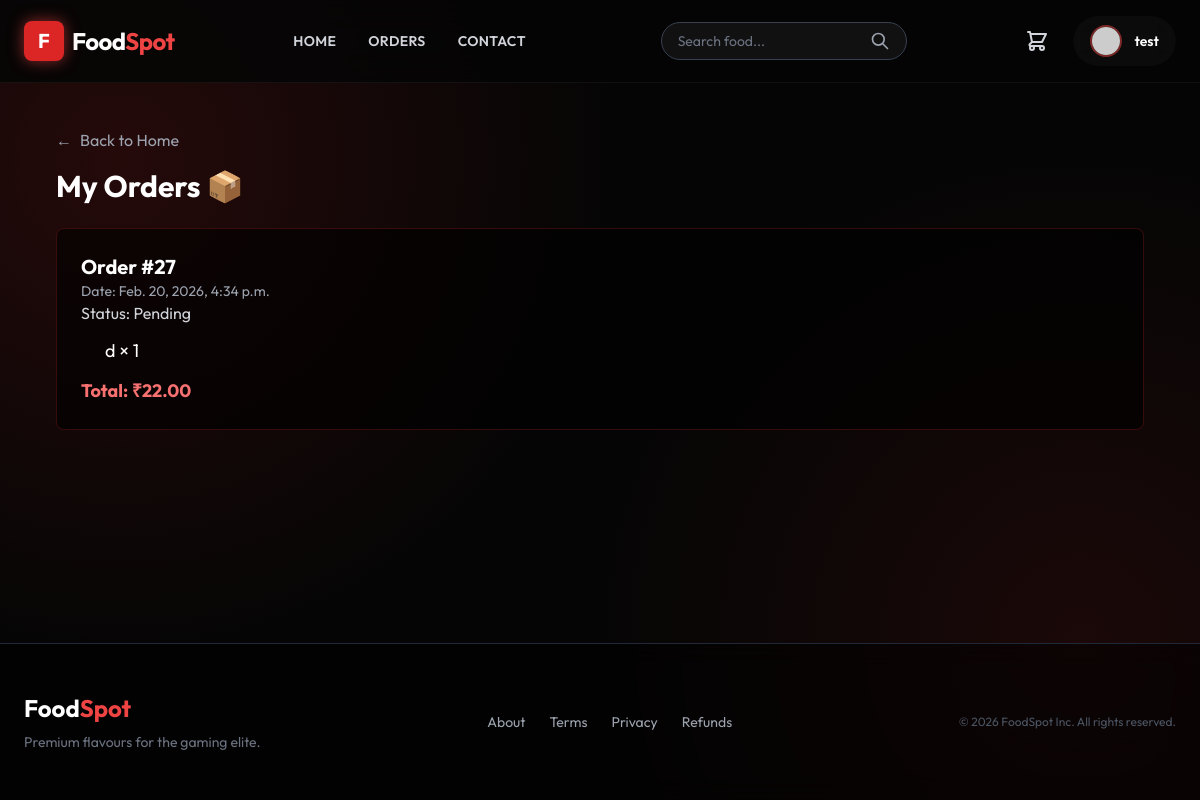
Page /my-orders/ (signed in) on the earlier database version.
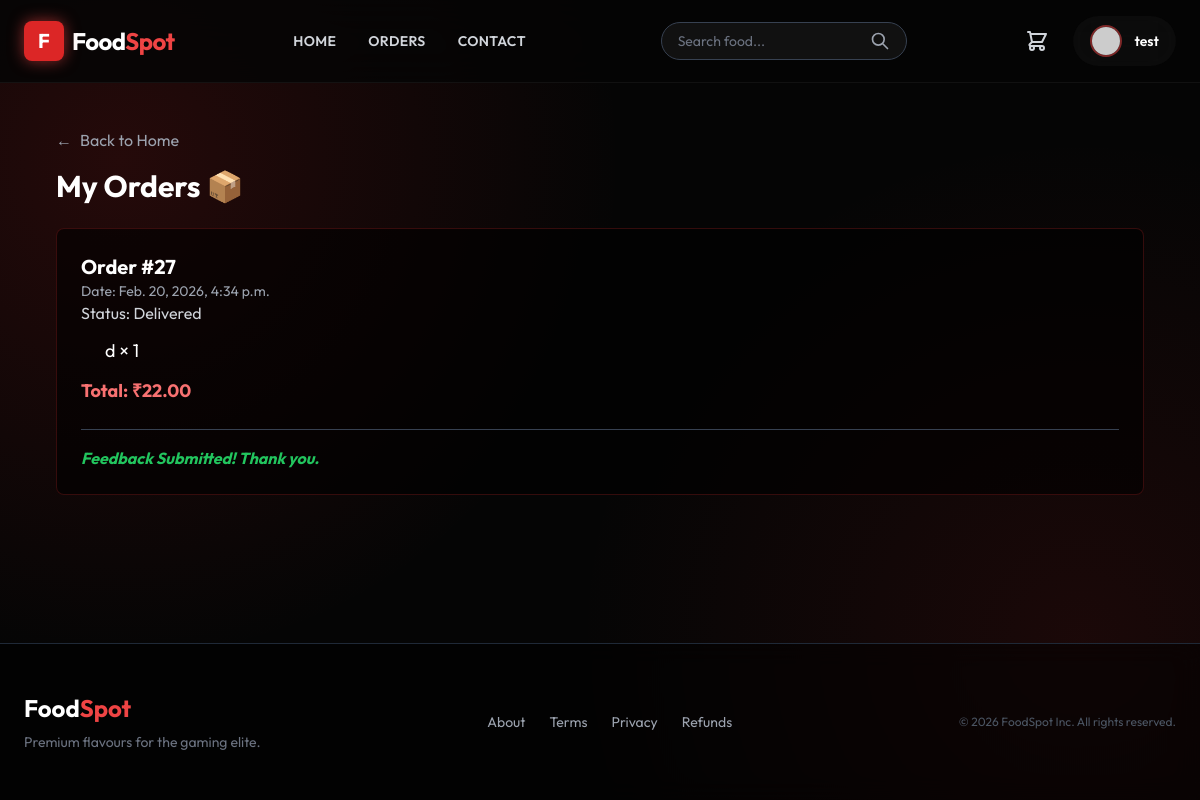
Same page on the later database version.
### menu/models.py (models this page shows, shortened)
class Order(models.Model):
    orderitem = models.ForeignKey(Product, on_delete=models.CASCADE)
    customer = models.ForeignKey(User, on_delete=models.CASCADE)
    qty = models.IntegerField(default=1) # Kept this to avoid breaking Buy logic
    date_order = models.DateTimeField(auto_now_add=True)
    STATUS_CHOICES = (
        ('Pending', 'Pending'),
        ('Out for Delivery', 'Out for Delivery'),
        ('Delivered', 'Delivered'),
        ('Cancelled', 'Cancelled'),
    )
    order_sts = models.CharField(max_length=20, choices=STATUS_CHOICES, default='Pending')
    address = models.TextField(null=True, blank=True)
    price = models.DecimalField(max_digits=10, decimal_places=2, null=True)
    razorpay_order_id = models.CharField(max_length=200, null=True, blank=True)
    razorpay_payment_id = models.CharField(max_length=200, null=True, blank=True)
    razorpay_signature = models.CharField(max_length=200, null=True, blank=True)
    tracking_no = models.CharField(max_length=150, null=True, blank=True)

class Product(models.Model):
    category = models.ForeignKey(Category, on_delete=models.CASCADE)
    name = models.CharField(max_length=150, null=False, blank=False)
    product_image = models.ImageField(upload_to='images', null=True, blank=True)
    quantity = models.IntegerField(null=False, blank=False, default=0)
    original_price = models.DecimalField(max_digits=10, decimal_places=2, null=False)
    selling_price = models.DecimalField(max_digits=10, decimal_places=2, null=False)
    description = models.TextField(max_length=300, null=False)
    is_veg = models.BooleanField(default=False)

### menu/views.py (the view)
# urls.py: path("my-orders/", UserOrdersView.as_view(), name="my_orders"),
@method_decorator(signin_required, name="dispatch")
@method_decorator(never_cache, name="dispatch")
class UserOrdersView(View):
    def get(self, request):
        orders = Order.objects.filter(customer=request.user).order_by("-date_order")
        form = ReviewForm()
        return render(request, "menu/orders.html", {"orders": orders, "form": form})

### menu/forms.py
class ReviewForm(forms.ModelForm):
    class Meta:
        model = Review
        fields = ['rating', 'comment']
        widgets = {
            'rating': forms.NumberInput(attrs={
                "class": "w-full p-3 mb-4 bg-gray-800 text-white rounded outline-none focus:ring-2 focus:ring-red-500",
                "min": "1", "max": "5"
            }),
            'comment': forms.Textarea(attrs={
                "class": "w-full p-3 mb-4 bg-gray-800 text-white rounded outline-none h-24 focus:ring-2 focus:ring-red-500",
                "placeholder": "Enter your feedback"
            }),
        }

### menu/views.py (called while the page is built)
def signin_required(fn):
    def wrapper(request, *args, **kwargs):
        if not request.user.is_authenticated:
            return redirect("login")
        return fn(request, *args, **kwargs)
    return wrapper

### menu/templates/menu/orders.html (shortened to what this page needs)
{% extends 'menu/base.html' %}
{% block content %}
<div class="px-6 py-8">
    <div class="mb-4">
        <a href="{% url 'home' %}" class="text-gray-400 hover:text-white transition flex items-center gap-2 w-fit">
            <span>&larr;</span> Back to Home
        </a>
    </div>
    <h2 class="text-3xl font-bold mb-6">My Orders 📦</h2>
    {% if orders %}
    <div class="space-y-6">
        {% for order in orders %}
        <div class="bg-black/60 p-6 border border-red-900/40 rounded-lg">
            <h3 class="text-xl font-bold">Order #{{ order.id }}</h3>
            <p class="text-gray-400 text-sm">Date: {{ order.date_order }}</p>
            <p class="text-gray-300">Status: {{ order.order_sts }}</p>
            <div class="mt-3 mb-3 ml-6">
                {% if order.orderitem %}
                <p class="text-lg">{{ order.orderitem.name }} × {{ order.qty }}</p>
                {% else %}
                <p class="text-gray-500">Item unavailable</p>
                {% endif %}
            </div>
            <p class="text-red-400 text-lg font-bold">
                Total: ₹{{ order.price }}
            </p>
            {% if order.order_sts|lower == 'delivered' %}
            <div class="mt-6 border-t border-gray-700 pt-4">
                {% if order.review_set.exists %}
                <p class="text-green-500 font-bold italic">Feedback Submitted! Thank you.</p>
                {% endif %}
            </div>
            {% endif %}
        </div>
        {% endfor %}
    </div>
    {% else %}
    <p class="text-gray-400">No orders yet.</p>
    {% endif %}
</div>
{% endblock %}

### menu/templates/menu/base.html (shortened to what this page needs)
{% load static %}
<!DOCTYPE html>
<html lang="en">
<head>
    <script src="https://cdn.tailwindcss.com"></script>
</head>
<body class="flex flex-col min-h-screen">
    <nav class="glass-nav fixed w-full z-50 transition-all duration-300">
        <div class="max-w-7xl mx-auto px-6 py-4 flex justify-between items-center">
            <a href="{% url 'home' %}" class="flex items-center gap-2 group">
                <div
                    class="w-10 h-10 bg-red-600 rounded-lg flex items-center justify-center transform group-hover:rotate-12 transition duration-300 shadow-[0_0_15px_rgba(239,68,68,0.6)]">
                    <span class="text-white font-bold text-xl">F</span>
                </div>
                <span class="text-2xl font-bold tracking-tight group-hover:text-red-500 transition">Food<span
                        class="text-red-500">Spot</span></span>
            </a>
            {% if user.is_authenticated %}
            <div class="hidden md:flex items-center space-x-8 text-sm font-semibold uppercase tracking-wide">
                <a href="{% url 'home' %}" class="relative group text-gray-300 hover:text-white transition">
                    Home
                </a>
                <a href="{% url 'my_orders' %}" class="relative group text-gray-300 hover:text-white transition">
                    Orders
                </a>
                <a href="{% url 'contact_us' %}" class="relative group text-gray-300 hover:text-white transition">
                    Contact
                </a>
            </div>
            {% endif %}
            {% block search_bar %}
            <form action="{% url 'search' %}" method="GET"
                class="hidden md:flex items-center bg-white/5 border border-gray-700 rounded-full px-4 py-2 ml-4 focus-within:border-red-500/50 focus-within:bg-white/10 transition">
                <input type="text" name="q" placeholder="Search food..."
                    class="bg-transparent border-none text-sm text-white placeholder-gray-500 focus:outline-none w-48">
                <button type="submit" class="text-gray-400 hover:text-white transition">
                    <svg xmlns="http://www.w3.org/2000/svg" class="h-5 w-5" fill="none" viewBox="0 0 24 24"
                        stroke="currentColor">
                        <path stroke-linecap="round" stroke-linejoin="round" stroke-width="2"
                            d="M21 21l-6-6m2-5a7 7 0 11-14 0 7 7 0 0114 0z" />
                    </svg>
                </button>
            </form>
            {% endblock %}
            <div class="flex items-center space-x-6">
                {% if user.is_authenticated %}
                <a href="{% url 'cart' %}" class="relative group text-gray-300 hover:text-white transition">
                </a>
                {% endif %}
                {% if user.is_authenticated %}
                <a href="{% url 'profile' %}"
                    class="flex items-center gap-3 glass px-4 py-2 rounded-full hover:bg-white/10 transition border-transparent hover:border-red-500/30 group">
                    <div
                        class="w-8 h-8 rounded-full overflow-hidden border-2 border-red-500/50 group-hover:border-red-500 transition">
                        {% if user.profile.profile_pic %}
                        <img src="{{ user.profile.profile_pic.url }}" class="w-full h-full object-cover">
                        {% else %}
                        <img src="https://ui-avatars.com/api/?name={{ user.username }}&background=1f2937&color=fff"
                            class="w-full h-full object-cover">
                        {% endif %}
                    </div>
                    <span class="hidden md:block font-semibold text-sm">{{ user.username }}</span>
                </a>
                {% else %}
                <a href="{% url 'login' %}"
                    class="bg-red-600 hover:bg-red-700 text-white text-sm font-bold px-6 py-2.5 rounded-full shadow-[0_4px_14px_0_rgba(220,38,38,0.39)] hover:shadow-[0_6px_20px_rgba(220,38,38,0.23)] hover:-translate-y-0.5 transition ease-in-out">
                    Login
                </a>
                {% endif %}
            </div>
        </div>
    </nav>
    <main class="flex-grow pt-24 px-4 sm:px-6 lg:px-8 max-w-7xl mx-auto w-full fade-in">
        {% block content %}
        {% endblock %}
    </main>
    <footer class="mt-20 border-t border-gray-800 bg-black/50 backdrop-blur-md">
        <div class="max-w-7xl mx-auto py-12 px-6">
            <div class="flex flex-col md:flex-row justify-between items-center gap-6">
                <div class="text-center md:text-left">
                    <h3 class="text-2xl font-bold text-white mb-2">Food<span class="text-red-500">Spot</span></h3>
                    <p class="text-gray-500 text-sm">Premium flavours for the gaming elite.</p>
                </div>
                <div class="flex space-x-6 text-sm text-gray-400">
                    <a href="{% url 'about_us' %}" class="hover:text-red-500 transition">About</a>
                    <a href="{% url 'terms' %}" class="hover:text-red-500 transition">Terms</a>
                    <a href="{% url 'privacy' %}" class="hover:text-red-500 transition">Privacy</a>
                    <a href="{% url 'refund' %}" class="hover:text-red-500 transition">Refunds</a>
                </div>
                <p class="text-gray-600 text-xs">© 2026 FoodSpot Inc. All rights reserved.</p>
            </div>
        </div>
    </footer>
</body>
</html>

### menu/templates/menu/base.html (style rules this page uses)
body { font-family: 'Outfit', sans-serif; background-color: #050505; background-image: radial-gradient(circle at 10% 20%, rgba(220, 38, 38, 0.15) 0%, transparent 40%), radial-gradient(circle at 90% 80%, rgba(220, 38, 38, 0.1) 0%, transparent 40%); color: #fff; overflow-x: hidden; }
.glass { background: rgba(255, 255, 255, 0.03); backdrop-filter: blur(16px); -webkit-backdrop-filter: blur(16px); border: 1px solid rgba(255, 255, 255, 0.08); }
.glass-nav { background: rgba(5, 5, 5, 0.85); backdrop-filter: blur(20px); border-bottom: 1px solid rgba(255, 255, 255, 0.05); }
.fade-in { animation: fadeIn 0.6s ease-out forwards; opacity: 0; transform: translateY(10px); }

Differences in the rows shown:
changed Order id 27: order_sts "Pending" → "Delivered"; now shows "Feedback Submitted! Thank you."
